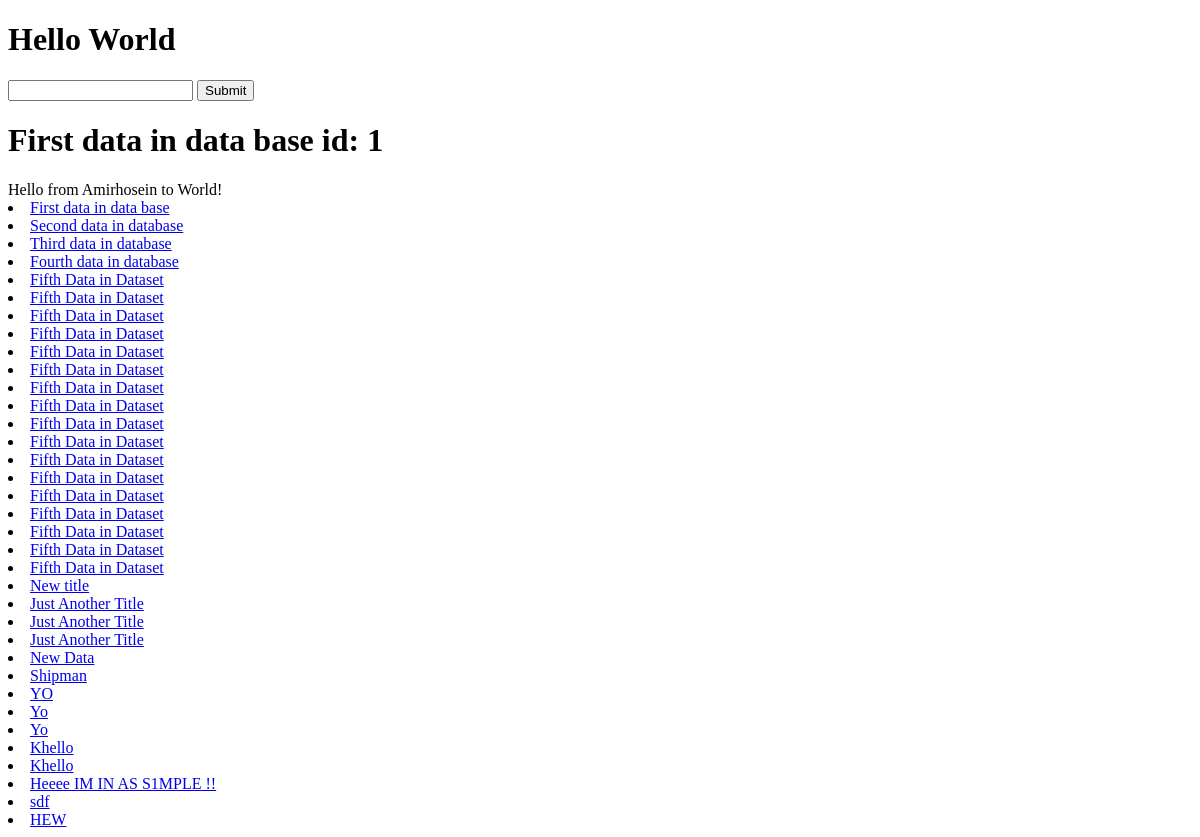
Before: / with the older database file.
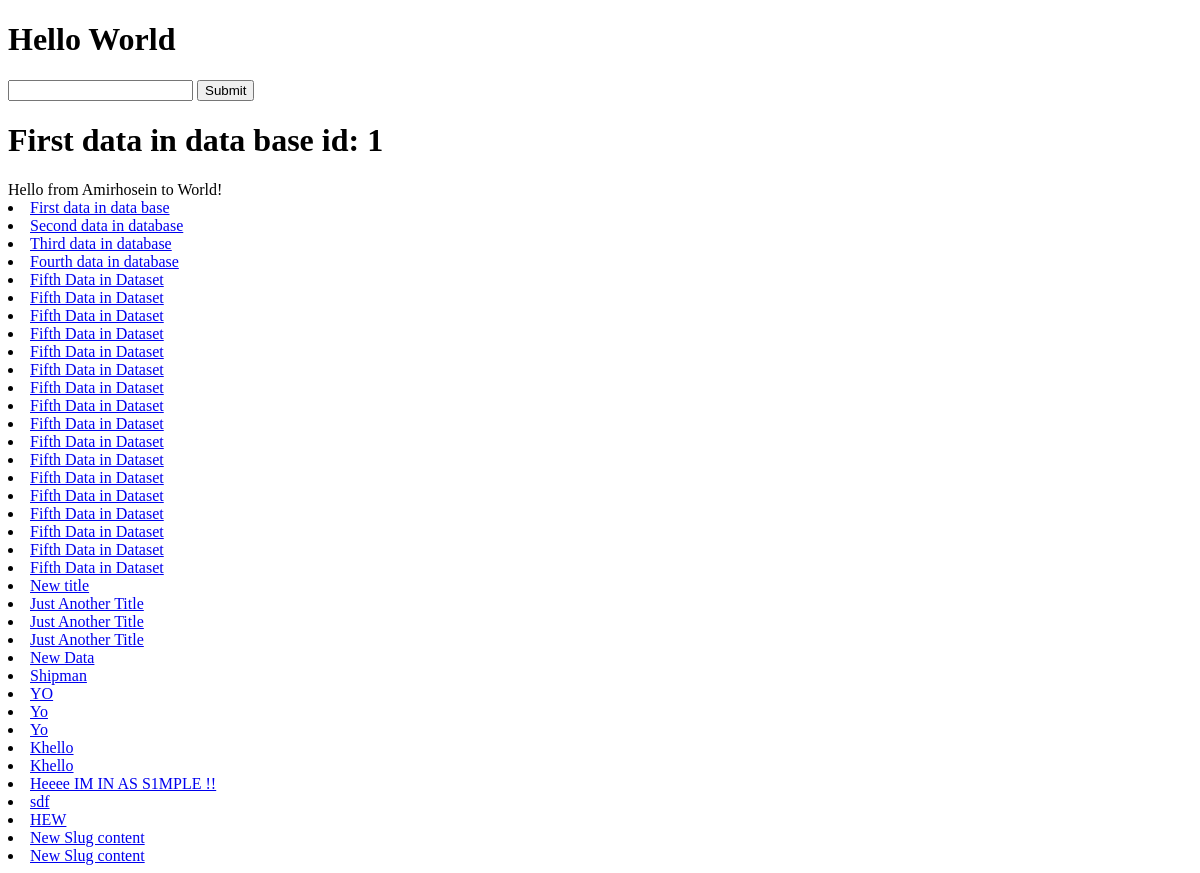
After: the same page with the newer database file.
### articles/models.py (models this page shows, shortened)
class Article(models.Model):
    title = models.CharField(max_length=70)
    content = models.TextField()
    slug = models.SlugField(blank=True, null=True)
    timestamp = models.DateTimeField(auto_now_add=True)
    updated = models.DateTimeField(auto_now=True)
    publish = models.DateField(auto_now=False, auto_now_add=False, null=True, blank=True, default=timezone.now)

### trydjango/views.py (the view)
# urls.py: path("", home_view), # index /home /root
def home_view (request):
    article_obj = Article.objects.get(id=1)
    number_lis = [123, 432, 54, 6233]
    article_queryset = Article.objects.all()
    context = {
        "obj_queryset": article_queryset,
        "number_lis": number_lis,
        "object" : article_obj,
        "title" : article_obj.title,
        "content" : article_obj.content,
        "id" : article_obj.id
    }
    HTML_STRING = render_to_string("home-view.html", context=context)
    return HttpResponse(HTML_STRING)

### templates/home-view.html
{% extends "base.html" %}
{% block content %}
<h1> {{title}} id: {{id}}</h1>
<p1> {{content}} </p1>
{% for x in obj_queryset %}
<li>
     <a href="/articles/{{x.id}}/">{{ x.title }}</a>
</li>
{% endfor %}
{% endblock content %}

### templates/base.html
<!DOCTYPE html>
<html>
    <head>
    </head>
    <body>
        <h1>Hello World</h1>
        <form action="articles/" method="get">
            <input type="text" name="q" />
            <input type="submit"/>
            <br>
        </form>
        {% block content %}
        {% endblock content %}
    </body>
</html>

Changed rows visible on the page:
added Article: title "New Slug content"
added Article: title "New Slug content"
